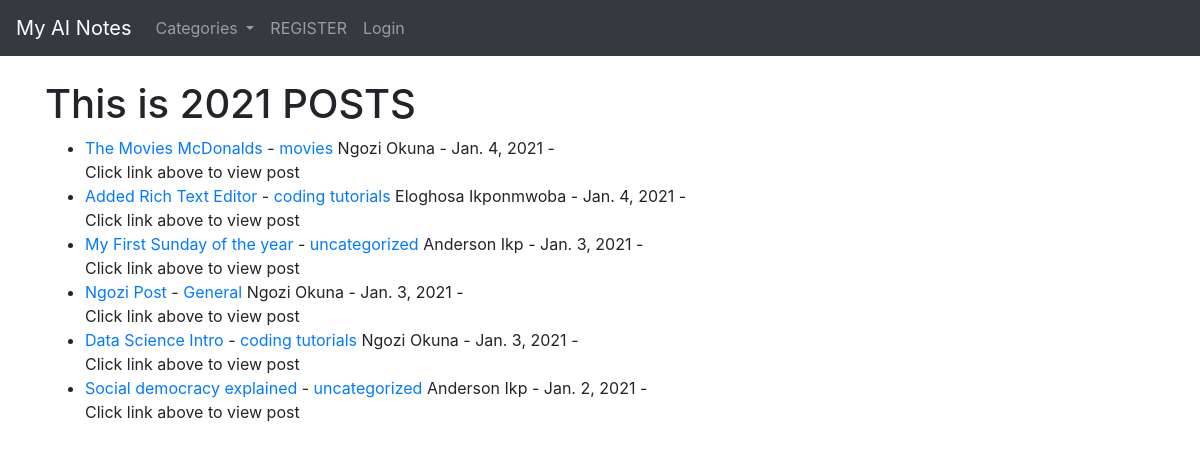
Before: / with the older database file.
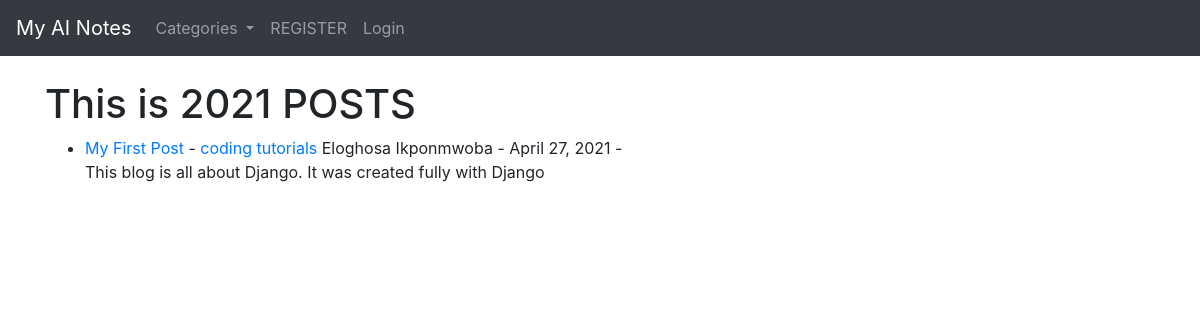
After: the same page with the newer database file.
### theblog/models.py (models this page shows, shortened)
class Post(models.Model):
    title = models.CharField(max_length = 255)
    title_tag = models.CharField(max_length = 255, default="My AI Notes")
    author = models.ForeignKey(User, on_delete = models.CASCADE)
    body = RichTextField(blank=True, null=True)
    snippet = models.CharField(max_length=255)
    post_date = models.DateField(auto_now_add=True)
    category = models.CharField(max_length=255, default='uncategorized')
    likes = models.ManyToManyField(User, related_name='blog_post')
    header_image = models.ImageField(null=True, blank=True, upload_to = "images/")

### theblog/views.py (the view)
# urls.py: path('', HomeView.as_view(), name="home"),
class HomeView(ListView):
    model = Post
    template_name = 'home.html'
    ordering = ['-post_date']
    def get_context_data(self, *args, **kwargs):
        cat_menu = Category.objects.all()
        context = super(HomeView, self).get_context_data(*args, **kwargs)
        context["cat_menu"] = cat_menu
        return context

### theblog/models.py (called while the page is built)
    def __str__(self):
        return self.name

### theblog/templates/home.html (shortened to what this page needs)
{% extends 'base.html' %} {% block content %}
<h1 style="align-items: center;">This is 2021 POSTS</h1>
<ul style="align-items: center;">
    {% for post in object_list %}
    <li><a href="{% url 'article-detail' post.pk %}">{{post.title}}</a> -
        <a href="{% url 'category' post.category|slugify %}">{{post.category}}</a> {{post.author.first_name}} {{post.author.last_name}} - {{ post.post_date }} -
        <br /> {{post.snippet}}
    </li>
    {% endfor %}
</ul>
{% endblock %}

### theblog/templates/base.html (shortened to what this page needs)
<!doctype html>
<html lang="en">
<head>
  <link rel="stylesheet" href="https://cdn.jsdelivr.net/npm/bootstrap@4.5.3/dist/css/bootstrap.min.css"
>
</head>
<body>
  <nav class="navbar navbar-expand-lg navbar-dark bg-dark">
    <a class="navbar-brand" href="{% url 'home' %}">My AI Notes</a>
    <div class="collapse navbar-collapse" id="navbarSupportedContent">
      <ul class="navbar-nav mr-auto">
        {% if cat_menu %}
        <li class="nav-item dropdown">
          <a class="nav-link dropdown-toggle" href="#" id="navbarDropdown" role="button" data-toggle="dropdown"
            aria-haspopup="true" aria-expanded="false">
            Categories
          </a>
        </li>
        {% else %}
        <li class="nav-item">
          <a class="nav-link" href="{% url 'category-list' %} ">Categories</a>
        </li>
        {% endif %}
        {% if user.is_authenticated %}
        <li class="nav-item">
          <a class="nav-link" href="{% url 'add_post' %} ">ADD NOTE</a>
        </li>
        {% else %}
        <li class="nav-item">
          <a class="nav-link" href="{% url 'register' %} ">REGISTER</a>
        </li>
        <li class="nav-item">
          <a class="nav-link" href="{% url 'login' %} ">Login</a>
        </li>
        {%  endif %}
      </ul>
    </div>
  </nav>
  <br />
  <div class="container">
    {% block content %}
    {% endblock %}
  </div>
</body>
</html>

Changed rows visible on the page:
removed Post: title "The Movies McDonalds", category "movies", author.first_name "Ngozi", author.last_name "Okuna", post_date "Jan. 4, 2021", snippet "Click link above to view post"
removed Post: title "Added Rich Text Editor", category "coding tutorials", author.first_name "Eloghosa", author.last_name "Ikponmwoba", post_date "Jan. 4, 2021", snippet "Click link above to view post"
removed Post: title "My First Sunday of the year", category "uncategorized", author.first_name "Anderson", author.last_name "Ikp", post_date "Jan. 3, 2021", snippet "Click link above to view post"
removed Post: title "Ngozi Post", category "General", author.first_name "Ngozi", author.last_name "Okuna", post_date "Jan. 3, 2021", snippet "Click link above to view post"
removed Post: title "Data Science Intro", category "coding tutorials", author.first_name "Ngozi", author.last_name "Okuna", post_date "Jan. 3, 2021", snippet "Click link above to view post"
removed Post: title "Social democracy explained", category "uncategorized", author.first_name "Anderson", author.last_name "Ikp", post_date "Jan. 2, 2021", snippet "Click link above to view post"
added Post: title "My First Post", category "coding tutorials", author.first_name "Eloghosa", author.last_name "Ikponmwoba", post_date "April 27, 2021", snippet "This blog is all about Django. It was created fully with Django"
